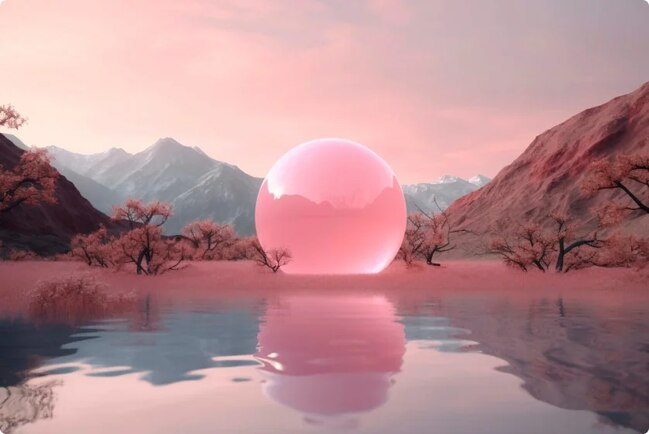
#> input picture images/pink.jpg, 649 x 434 px; its folder holds only this picture in this run
$ python -i main.py   (imports and definitions only)
#> lines starting #> are read from the running program, lines starting #| are printed output that depends on the picture
import argparse
import json
import os
import queue
import sys
import threading
from PIL import Image as im
import numpy as np
from scipy.ndimage import gaussian_filter
import shutil
import time
from multiprocessing import Queue, Pool, Manager


# [8 lines left out: function grayscale, not called in this run]


def gaussian_blur(image_array, sigma=1):

    # Primena Gaussian blur na R, G, B kanale
    red_channel = gaussian_filter(image_array[..., 0], sigma=sigma)
    green_channel = gaussian_filter(image_array[..., 1], sigma=sigma)
    blue_channel = gaussian_filter(image_array[..., 2], sigma=sigma)

    # Kombinovanje kanala nazad u jednu sliku
    blurred_image = np.zeros_like(image_array)
    blurred_image[..., 0] = red_channel
    blurred_image[..., 1] = green_channel
    blurred_image[..., 2] = blue_channel

    # Ukoliko nam postoji i alfa kanal,
    # potrebno je da i njega iskombinujemo kako bismo dobili RGBA kao što je bilo u originalnoj slici
    if image_array.shape[-1] == 4:
        alpha_channel = image_array[..., 3]
        blurred_image[..., 3] = alpha_channel

    blurred_image = np.clip(blurred_image, 0, 255)

    # Osigurajte da su vrednosti u validnom opsegu
    return blurred_image.astype(np.uint8)


# [40 lines left out: functions adjust_brightness, load_JSON_file, not called in this run]


def load_image(image_path):
    image = im.open(image_path)
    return np.array(image)


def save_image(image_array, output_path):
    image = im.fromarray(image_array)
    image.save(output_path)


class Image:
    # [10 lines left out: function __init__, not called in this run]

    def add_task(self, task):
        self.tasks.append(task)


class Task:
    # [7 lines left out: function __init__, not called in this run]

    def __str__(self):
        return (f"Task ID: {self.task_id}, Image ID: {self.image_id}, Filter: {self.filter_type}")


class ImageRegistry:
    # [10 lines left out: functions __init__, add_image, not called in this run]


    def list_images(self):
        return self.images

    def describe_image(self, image_id):
        return self.images[image_id]


    # [32 lines left out: function delete_image, not called in this run]


class TaskRegistry:
    # [11 lines left out: functions __init__, add_task, not called in this run]

    def get_task(self, task_id):
        return self.tasks.get(task_id)

    # [47 lines left out: functions update_task_status, process_image_task, not called in this run]


def task_completed(result):
    task, task_queue = result
    task_queue.put(task.task_id)


# [69 lines left out: functions copy_image, add_command, process_command, list_command, describe_command, not called in this run]


def delete_command(image_id,image_registry, message_queue, task_registry):
    image_registry.delete_image(int(image_id), task_registry)


# [79 lines left out: functions process_commands, message_printer, task_worker, not called in this run]


# [25 lines not run here, left out]

>>> import cv2
>>> picture = cv2.imread('images/pink.jpg', cv2.IMREAD_GRAYSCALE)
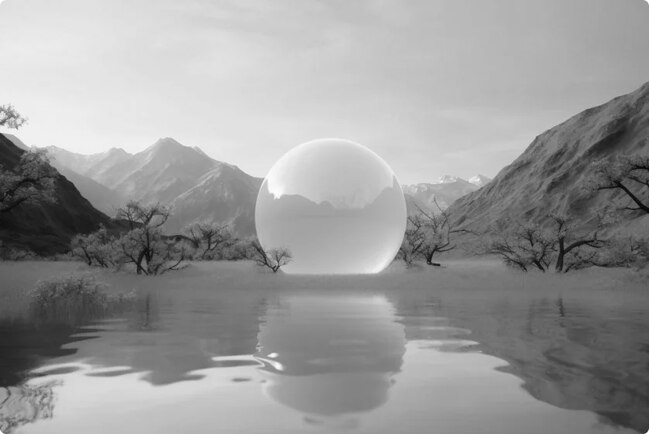
#> picture: shape (434, 649); min 0, max 255, mean 153.3
>>> result = gaussian_blur(picture)
#> in gaussian_blur, `red_channel = gaussian_filter(image_array[..., 0], sigma=sigma)`: red_channel = 434 values, max 254 at index 0, min 17 at index 220, mean 115.5
#> in gaussian_blur, `green_channel = gaussian_filter(image_array[..., 1], sigma=sigma)`: green_channel = 434 values, max 251 at index 0, min 16 at index 224, mean 114.9
#> in gaussian_blur, `blue_channel = gaussian_filter(image_array[..., 2], sigma=sigma)`: blue_channel = 434 values, max 243 at index 0, min 15 at index 211, mean 114.9
#> in gaussian_blur, `blurred_image[..., 0] = red_channel`:
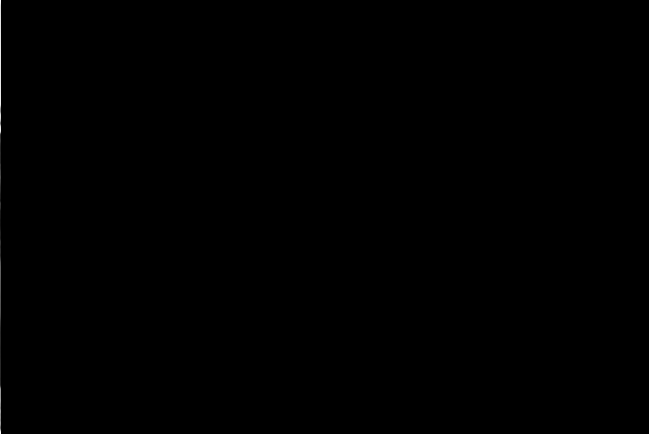
#> blurred_image: shape (434, 649); min 0, max 254, mean 0.2
#> in gaussian_blur, `blurred_image[..., 2] = blue_channel`:
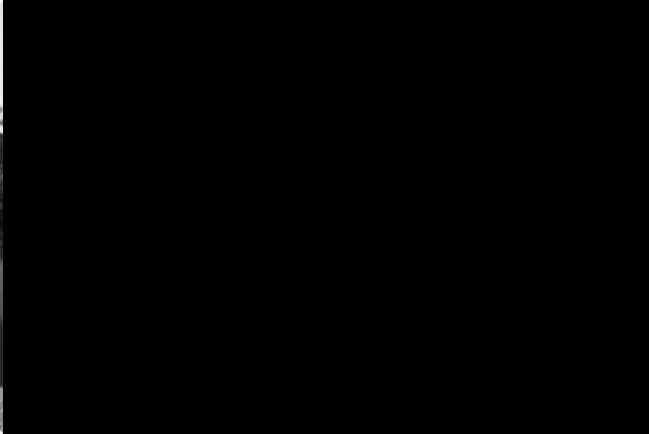
#> blurred_image: shape (434, 649); min 0, max 254, mean 0.5
